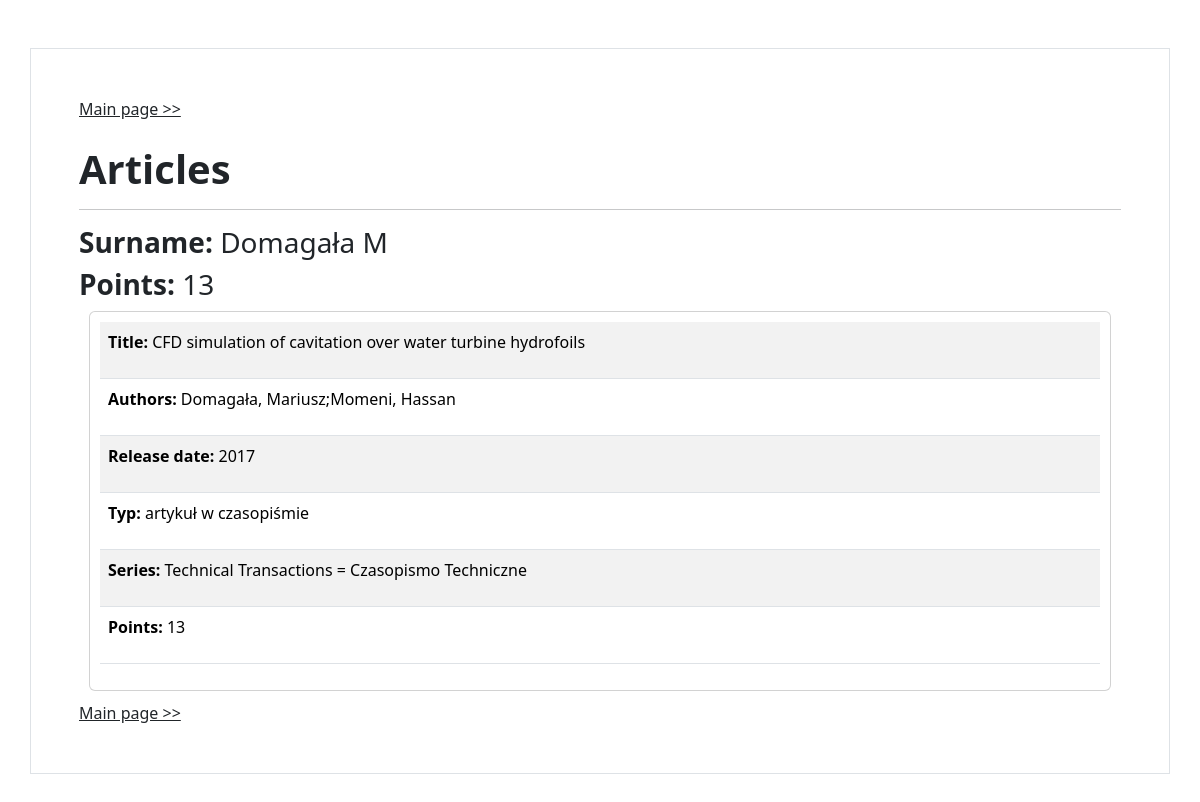
The app's page /articles/7, older data.
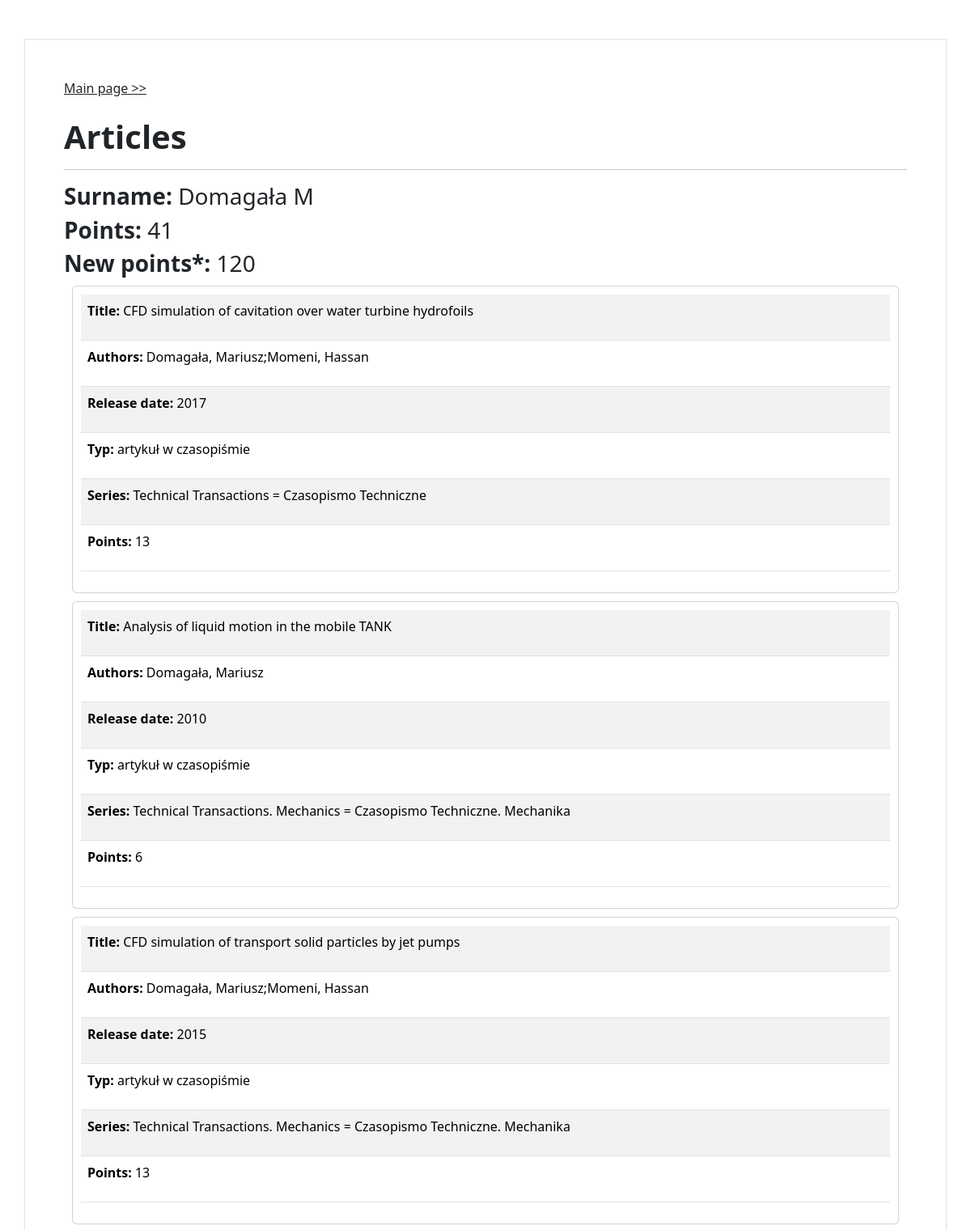
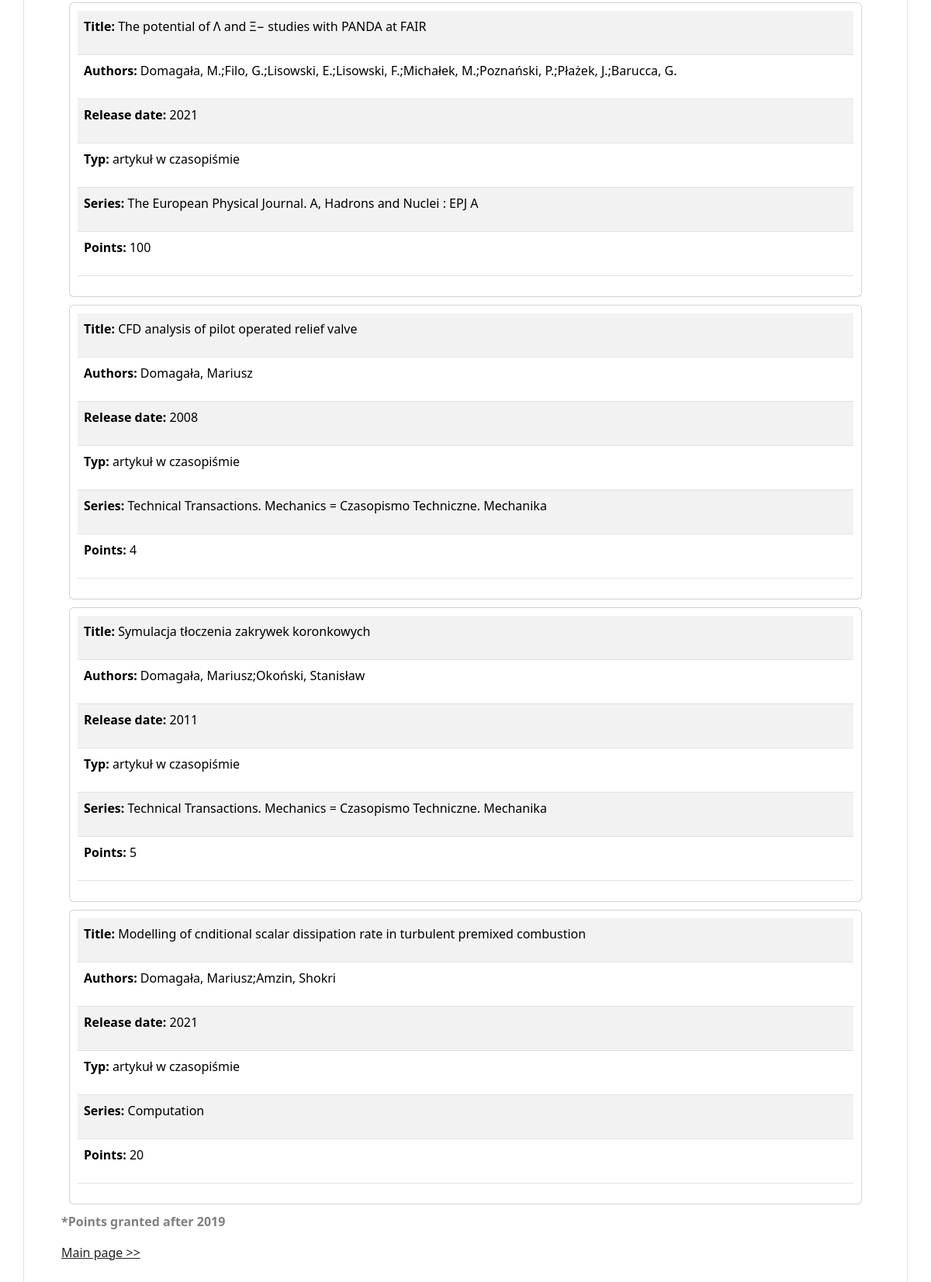
The same page, newer data (2 pictures, top to bottom).
### biblos/models.py (models this page shows)
class Author(models.Model):
    name = models.CharField(max_length = 200, blank=True, null=True, unique = True)
    class Meta:
        db_table = 'author'

class Article(models.Model):
    author = models.ForeignKey(Author, on_delete=models.CASCADE)
    title = models.CharField(max_length = 200)
    authors = models.CharField(max_length = 200, blank=True, null=True)
    ext_authors = models.CharField(max_length = 200, blank=True, null=True)
    typ = models.CharField(max_length = 200, blank=True, null=True)
    series = models.CharField(max_length = 200, blank=True, null=True)
    release_date = models.CharField(max_length = 200, blank=True, null=True)
    points = models.IntegerField(blank=True, null=True)
    mnisw_list = models.CharField(max_length = 200, blank=True, null=True)
    impact = models.CharField(max_length = 200, blank=True, null=True)
    class Meta:
        db_table = 'article'

### biblos/views.py (the view)
# urls.py: path('articles/<int:id>', views.author_view, name='articles'),
def author_view(request, id):
    author = Author.objects.filter(id=id).first()
    articles = Article.objects.filter(author=author, points__gt=0)
    points = 0
    new_points = 0
    for article in articles:
        if article.release_date:
            if int(article.release_date)>=2019:
                new_points += article.points
            else:
                points += article.points
        else:
            points += article.points
    context = dict({"author": author, "articles": articles, "points": points, "new_points": new_points})
    return render(request, 'biblos/author_view.html', context=context)

### biblos/templates/biblos/author_view.html (shortened to what this page needs)
{% extends 'biblos/base.html' %}
{% block content %}
<div class="container p-5 my-5 border">
    <a href='/' class="link-dark">Main page &gt;&gt;</a>
    <br>
    <br>
    <p class="h1" class="text-align: center"><b>Articles</b></p>
    <hr>
    <p class="h3"><b>Surname: </b>{{author.name}}</p>
    {% if points %}<p class="h3"><b>Points: </b>{{points}}</p>{% endif %}
    {% if new_points %}<p class="h3"><b>New points*: </b>{{new_points}}</p>{% endif %}
    {% for article in articles %}
        <div class="card" style="padding:10px; margin: 10px">
            <table class="table table-striped" >
                <tr><td><p id="article"><b>Title: </b>{{article.title}}</p></td></tr>
                <tr><td><p id="article"><b>Authors: </b>{{article.authors}}{% if article.ext_authors %};{{article.ext_authors}}{% endif %}</p></td></tr>
                {% if article.release_date %}<tr><td><p id="article"><b>Release date: </b>{{article.release_date}}</p></td></tr>{% endif %}
                {% if article.typ %}<tr><td><p id="article"><b>Typ: </b>{{article.typ}}</p></td></tr>{% endif %}
                {% if article.series %}<tr><td><p id="article"><b>Series: </b>{{article.series}}</p></td></tr>{% endif %}
                {% if article.points %}<tr><td><p id="article"><b>Points: </b>{{article.points}}</p></td></tr>{% endif %}
            </table>
        </div>
    {% endfor %}
    {% if new_points %}<p class="h7" style="color:grey;"><b>*Points granted after 2019</b></p>{% endif %}
    <a href='/' class="link-dark">Main page &gt;&gt;</a>
</div>
{% endblock %}

### biblos/templates/biblos/base.html (shortened to what this page needs)
<!doctype html>
<html lang="en">
  <head>
    {% load bootstrap5 %}
    {% bootstrap_css %}
  </head>
  <body id="body">
    {% block content %}
    {% endblock %}
  </body>
</html>

Row changes from the older to the newer data that the page shows:
added Article: title "Analysis of liquid motion in the mobile TANK", authors "Domagała, Mariusz", release_date "2010", typ "artykuł w czasopiśmie", series "Technical Transactions. Mechanics = Czasopismo Techniczne. Mechanika", points "6"
added Article: title "CFD simulation of transport solid particles by jet pumps", authors "Domagała, Mariusz", ext_authors "Momeni, Hassan", release_date "2015", typ "artykuł w czasopiśmie", series "Technical Transactions. Mechanics = Czasopismo Techniczne. Mechanika", points "13"
added Article: title "The potential of Λ and Ξ− studies with PANDA at FAIR", authors "Domagała, M.;Filo, G.;Lisowski, E.;Lisowski, F.;Michałek, M.;Poznański, P.;Płażek, J.", ext_authors "Barucca, G.", release_date "2021", typ "artykuł w czasopiśmie", series "The European Physical Journal. A, Hadrons and Nuclei : EPJ A", points "100"
added Article: title "CFD analysis of pilot operated relief valve", authors "Domagała, Mariusz", release_date "2008", typ "artykuł w czasopiśmie", series "Technical Transactions. Mechanics = Czasopismo Techniczne. Mechanika", points "4"
added Article: title "Symulacja tłoczenia zakrywek koronkowych", authors "Domagała, Mariusz;Okoński, Stanisław", release_date "2011", typ "artykuł w czasopiśmie", series "Technical Transactions. Mechanics = Czasopismo Techniczne. Mechanika", points "5"
added Article: title "Modelling of cnditional scalar dissipation rate in turbulent premixed combustion", authors "Domagała, Mariusz", ext_authors "Amzin, Shokri", release_date "2021", typ "artykuł w czasopiśmie", series "Computation", points "20"
Text that changed along with them:
{{ points }}: "13" → "41"
{{ new_points }}: (not shown) → "120"
text now shown: "New points*: *Points granted after 2019"
